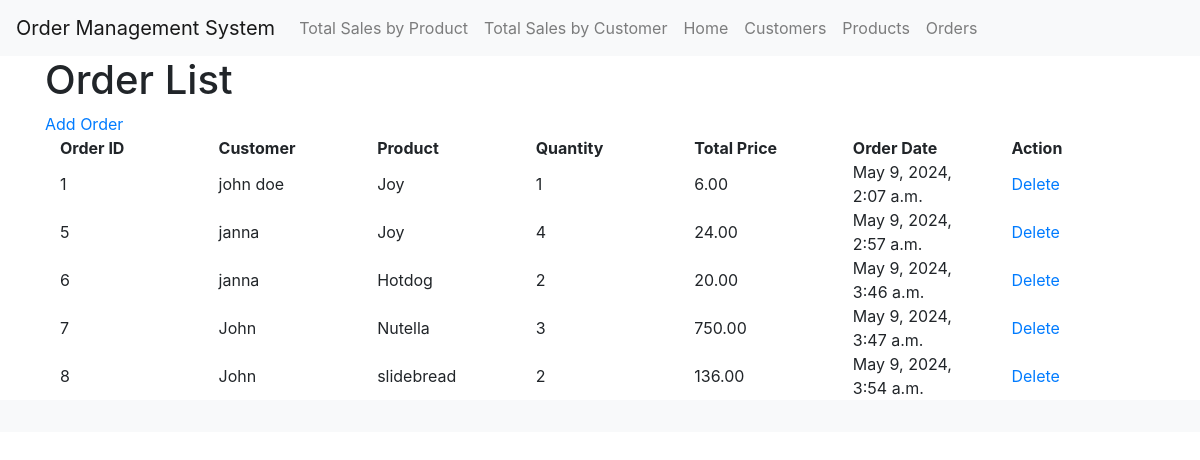
The app's page /order_list/ with its own data.
### orders/models.py (models this page shows, shortened)
class Order(models.Model):
    customer = models.ForeignKey(Customer, on_delete=models.CASCADE)
    product = models.ForeignKey(Product, on_delete=models.CASCADE)
    quantity = models.PositiveIntegerField()
    total_price = models.DecimalField(max_digits=10, decimal_places=2, editable=False)
    order_date = models.DateTimeField(auto_now_add=True)

class Customer(models.Model):
    name = models.CharField(max_length=200)
    email = models.EmailField()
    phone = models.CharField(max_length=20)

class Product(models.Model):
    name = models.CharField(max_length=200)
    description = models.TextField()
    price = models.DecimalField(max_digits=10, decimal_places=2)

### orders/views.py (the view)
# urls.py: path('order_list/', views.order_list, name='order_list'),
def order_list(request):
    orders = Order.objects.all()
    return render(request, 'orders/order_list.html', {'orders': orders})

### templates/orders/order_list.html (shortened to what this page needs)
{% extends 'base_generic.html' %}
{% block content %}
  <h1>Order List</h1>
  <a href="{% url 'order_add' %}">Add Order</a>
  <table style="width:100%; table-layout:fixed;">
    <tr>
      <th style="padding: 0 15px;">Order ID</th>
      <th style="padding: 0 15px;">Customer</th>
      <th style="padding: 0 15px;">Product</th>
      <th style="padding: 0 15px;">Quantity</th>
      <th style="padding: 0 15px;">Total Price</th>
      <th style="padding: 0 15px;">Order Date</th>
      <th style="padding: 0 15px;">Action</th>
    </tr>
    {% for order in orders %}
    <tr>
      <td style="padding: 0 15px;">{{ order.id }}</td>
      <td style="padding: 0 15px;">{{ order.customer.name }}</td>
      <td style="padding: 0 15px;">{{ order.product.name }}</td>
      <td style="padding: 0 15px;">{{ order.quantity }}</td>
      <td style="padding: 0 15px;">{{ order.total_price }}</td>
      <td style="padding: 0 15px;">{{ order.order_date }}</td>
      <td style="padding: 0 15px;"><a href="{% url 'order_delete' order.id %}">Delete</a></td>
    </tr>
    {% endfor %}
  </table>
{% endblock %}

### templates/base_generic.html (shortened to what this page needs)
<!DOCTYPE html>
<html lang="en">
<head>
    <link href="https://stackpath.bootstrapcdn.com/bootstrap/4.3.1/css/bootstrap.min.css" rel="stylesheet">
</head>
<body>
    <nav class="navbar navbar-expand-lg navbar-light bg-light">
    <a class="navbar-brand" href="#">Order Management System</a>
        <div class="navbar-nav">
            <a class="nav-link" href="{% url 'total_sales_by_product' product_id=1 %}">Total Sales by Product</a>
            <a class="nav-link" href="{% url 'total_sales_by_customer' customer_id=1 %}">Total Sales by Customer</a>
        </div>
    <div class="collapse navbar-collapse" id="navbarNav">
        <ul class="navbar-nav">
            <li class="nav-item">
                <a class="nav-link" href="{% url 'home' %}">Home</a>
            </li>
            <li class="nav-item">
                <a class="nav-link" href="{% url 'customer_list' %}">Customers</a>
            </li>
            <li class="nav-item">
                <a class="nav-link" href="{% url 'product_list' %}">Products</a>
            </li>
            <li class="nav-item">
                <a class="nav-link" href="{% url 'order_list' %}">Orders</a>
            </li>
        </ul>
    </div>
</nav>
    <main class="container">
        {% block content %}{% endblock %}
    </main>
    <footer class="footer mt-auto py-3 bg-light">
    </footer>
</body>
</html>

### records on screen
Order: id "1", customer.name "john doe", product.name "Joy", quantity "1", total_price "6.00", order_date "May 9, 2024, 2:07 a.m."
Order: id "5", customer.name "janna", product.name "Joy", quantity "4", total_price "24.00", order_date "May 9, 2024, 2:57 a.m."
Order: id "6", customer.name "janna", product.name "Hotdog", quantity "2", total_price "20.00", order_date "May 9, 2024, 3:46 a.m."
Order: id "7", customer.name "John", product.name "Nutella", quantity "3", total_price "750.00", order_date "May 9, 2024, 3:47 a.m."
Order: id "8", customer.name "John", product.name "slidebread", quantity "2", total_price "136.00", order_date "May 9, 2024, 3:54 a.m."
